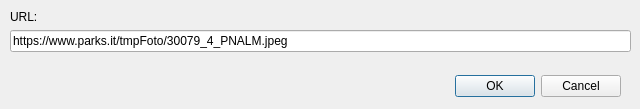
<?xml version="1.0" encoding="UTF-8"?>
<ui version="4.0">
 <class>InsertUrlDialog</class>
 <widget class="QDialog" name="InsertUrlDialog">
  <property name="geometry">
   <rect>
    <x>0</x>
    <y>0</y>
    <width>640</width>
    <height>109</height>
   </rect>
  </property>
  <property name="windowTitle">
   <string>Dialog</string>
  </property>
  <widget class="QDialogButtonBox" name="buttonBox">
   <property name="geometry">
    <rect>
     <x>0</x>
     <y>70</y>
     <width>621</width>
     <height>32</height>
    </rect>
   </property>
   <property name="orientation">
    <enum>Qt::Orientation::Horizontal</enum>
   </property>
   <property name="standardButtons">
    <set>QDialogButtonBox::StandardButton::Cancel|QDialogButtonBox::StandardButton::Ok</set>
   </property>
  </widget>
  <widget class="QWidget" name="verticalLayoutWidget">
   <property name="geometry">
    <rect>
     <x>10</x>
     <y>10</y>
     <width>621</width>
     <height>61</height>
    </rect>
   </property>
   <layout class="QVBoxLayout" name="verticalLayout">
    <item>
     <widget class="QLabel" name="label">
      <property name="text">
       <string>URL:</string>
      </property>
     </widget>
    </item>
    <item>
     <widget class="QLineEdit" name="lineEdit_url">
      <property name="text">
       <string>https://www.parks.it/tmpFoto/30079_4_PNALM.jpeg</string>
      </property>
     </widget>
    </item>
    <item>
     <spacer name="verticalSpacer">
      <property name="orientation">
       <enum>Qt::Orientation::Vertical</enum>
      </property>
      <property name="sizeHint" stdset="0">
       <size>
        <width>20</width>
        <height>40</height>
       </size>
      </property>
     </spacer>
    </item>
   </layout>
  </widget>
 </widget>
 <resources/>
 <connections>
  <connection>
   <sender>buttonBox</sender>
   <signal>accepted()</signal>
   <receiver>InsertUrlDialog</receiver>
   <slot>accept()</slot>
   <hints>
    <hint type="sourcelabel">
     <x>248</x>
     <y>254</y>
    </hint>
    <hint type="destinationlabel">
     <x>157</x>
     <y>274</y>
    </hint>
   </hints>
  </connection>
  <connection>
   <sender>buttonBox</sender>
   <signal>rejected()</signal>
   <receiver>InsertUrlDialog</receiver>
   <slot>reject()</slot>
   <hints>
    <hint type="sourcelabel">
     <x>316</x>
     <y>260</y>
    </hint>
    <hint type="destinationlabel">
     <x>286</x>
     <y>274</y>
    </hint>
   </hints>
  </connection>
 </connections>
</ui>
